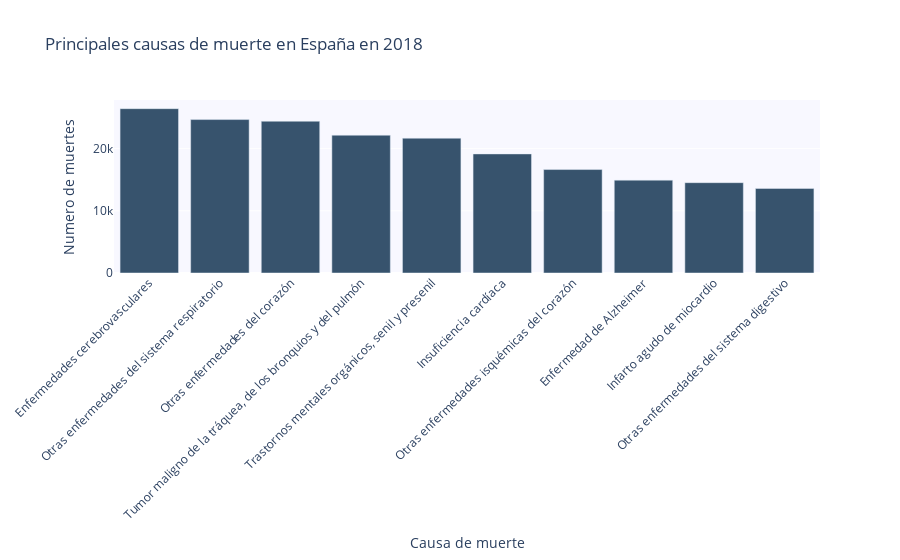

The notebook cell saved with this chart:
### Code cell
# Crear la figura
fig = go.Figure()

# Agregar los datos de las barras
fig.add_trace(go.Bar(
    x=df_todas_causas_2018_top10['cause_name'],
    y=df_todas_causas_2018_top10['Total'],
    marker_color='rgb(55, 83, 109)' # Color de las barras
))

# Actualizar el diseño del gráfico
fig.update_layout(
    title='Principales causas de muerte en España en 2018',
    xaxis_title='Causa de muerte',
    yaxis_title='Numero de muertes',
    bargap=0.08, # Espacio entre barras
    bargroupgap=0.1, # Espacio entre grupos de barras
    xaxis_tickangle=-45, # Ángulo de rotación de las etiquetas del eje x
    plot_bgcolor='rgb(248, 248, 255)', # Color de fondo del gráfico
)

# Mostrar el gráfico
fig.show()

### Figure 1 — Plotly figure (JSON) as saved in the notebook; plotly's stock layout.template omitted (floating-point values rounded to 4 significant figures)
{"data": [{"marker": {"color": "rgb(55, 83, 109)"}, "type": "bar", "x": ["Enfermedades cerebrovasculares", "Otras enfermedades del sistema respiratorio", "Otras enfermedades del corazón", "Tumor maligno de la tráquea, de los bronquios y del pulmón", "Trastornos mentales orgánicos, senil y presenil", "Insuficiencia cardíaca", "Otras enfermedades isquémicas del corazón", "Enfermedad de Alzheimer", "Infarto agudo de miocardio", "Otras enfermedades del sistema digestivo"], "y": [26420, 24665, 24399, 22153, 21669, 19142, 16631, 14929, 14521, 13590]}], "layout": {"bargap": 0.08, "bargroupgap": 0.1, "plot_bgcolor": "rgb(248, 248, 255)", "title": {"text": "Principales causas de muerte en España en 2018"}, "xaxis": {"tickangle": -45, "title": {"text": "Causa de muerte"}}, "yaxis": {"title": {"text": "Numero de muertes"}}}}
